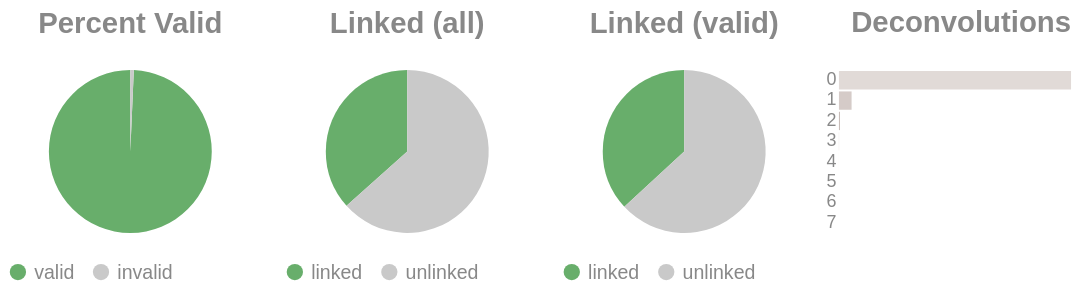

Here is the notebook cell this chart was saved with:
### Code cell
if SKIPLR:
    pass
else:
    clash = Counter()
    for i in valids['molecule'].to_list():
        _mol = i.split("-")
        if len(_mol) == 1:
            clash.update('0')
        else:
            clash.update(_mol[-1])

    _d = {"deconvolutions": [], 'count': []}
    for k,v in clash.items():
        _d['deconvolutions'].append(k)
        _d['count'].append(v)

    tot_valid = valids['reads'].sum()
    mask = valids['reads'] >= 2
    n_linked_reads = valids.filter(mask)['reads'].sum()
    if n_linked_reads == 0:
        print_html("No linked molecules (>=2 reads) were detected; skipping linked-only distributions.")
        SKIPLR = True
    else:
        perc_valid = round(tot_valid / n_reads, 4)
        linked_perc_abs = round(n_linked_reads / n_reads, 4)
        linked_perc = round(n_linked_reads / tot_valid, 4)

    _valid = pl.DataFrame({"valids": ['valid', 'invalid'], "count": [tot_valid, n_reads - tot_valid]})
    _linked_abs = pl.DataFrame({"linked (absolute)": ['linked', 'unlinked'], "count": [n_linked_reads, n_reads - n_linked_reads]})
    _linked_rel = pl.DataFrame({"linked (valids)": ['linked', 'unlinked'], "count": [n_linked_reads, tot_valid - n_linked_reads]})

    (
        alt.hconcat(
            piechart(_valid, goodval = 'valid', title = "Percent Valid"),
            piechart(_linked_abs, goodval = "linked", title =  "Linked (all)"),
            piechart(_linked_rel, goodval = "linked", title =  "Linked (valid)"),
            convolutionbar(pl.DataFrame(_d), title = "Deconvolutions"),
            center = True,
            bounds = 'flush'
        )
        .resolve_scale(color='independent')
        .resolve_legend('independent')
        .properties(usermeta={'embedOptions': {"actions": False}})
    ).display()

### Figure 1 — Vega-Lite specification as saved in the notebook (floating-point values rounded to 4 significant figures)
{"width": "container", "height": 400, "config": {"title": {"anchor": "start", "dy": -15, "fontSize": 18, "color": "#888888", "subtitleColor": "#888888", "subtitleFontSize": 14}, "arc": {"fill": "#0072B2"}, "axis": {"domainColor": "#888888", "domainWidth": 0.5, "gridWidth": 0.2, "grid": false, "titleFontWeight": 400, "titleFontSize": 15, "labelFontSize": 11, "labelColor": "#888888", "tickColor": "#888888", "tickWidth": 0.2, "titleColor": "#888888"}, "axisBand": {"grid": false}, "axisX": {"grid": true, "tickSize": 10, "domainCap": "round"}, "axisY": {"domain": false, "grid": true, "tickSize": 0, "domainCap": "round"}, "background": "transparent", "header": {"labelFontSize": 15, "labelColor": "#888888", "titleFontSize": 15, "titleFontWeight": 600, "titleColor": "#888888"}, "legend": {"labelFont": "sans-serif", "labelFontSize": 12, "labelColor": "#888888", "symbolSize": 100, "symbolType": "circle", "titleFontSize": 12, "titlePadding": 10, "titleColor": "#888888", "title": null}, "range": {"category": ["#E69F00", "#56B4E9", "#009E73", "#F0E442", "#0072B2", "#D55E00", "#CC79A7", "#000000"], "diverging": ["#cfe8f3", "#a2d4ec", "#73bfe2", "#46abdb", "#1696d2", "#12719e"]}, "area": {"fill": "#0072B2", "fillOpacity": 0.7, "line": true, "strokeOpacity": 0.7}, "line": {"color": "#0072B2", "stroke": "#0072B2", "strokeWidth": 2}, "trail": {"color": "#0072B2", "stroke": "#0072B2", "strokeWidth": 0, "size": 1}, "point": {"filled": true, "fillOpacity": 1.0, "size": 95}, "text": {"color": "#888888", "fontSize": 11, "align": "right", "fontWeight": 400, "size": 11}, "bar": {"fill": "#0072B2", "stroke": null}, "view": {"stroke": null, "continuousWidth": 660, "continuousHeight": 400}}, "hconcat": [{"data": {"name": "data-d8b123068dd21b632272985afef5e76b"}, "mark": {"type": "arc"}, "encoding": {"color": {"field": "valids", "legend": {"orient": "bottom", "title": null}, "scale": {"domain": ["valid", "invalid"], "range": ["#68ae6b", "#C9C9C9"]}, "title": "Valids", "type": "nominal"}, "theta": {"field": "count", "type": "quantitative"}, "tooltip": [{"field": "valids", "title": "Valids", "type": "ordinal"}, {"field": "percent", "format": ".2%", "title": "Percent", "type": "quantitative"}, {"field": "count", "title": "Count", "type": "quantitative"}]}, "height": 100, "title": {"text": "Percent Valid", "align": "center", "anchor": "middle"}, "transform": [{"calculate": "datum.count / 11729534", "as": "percent"}], "width": 150}, {"data": {"name": "data-19274db387a0bd766cf896922144ad79"}, "mark": {"type": "arc"}, "encoding": {"color": {"field": "linked (absolute)", "legend": {"orient": "bottom", "title": null}, "scale": {"domain": ["linked", "unlinked"], "range": ["#68ae6b", "#C9C9C9"]}, "title": "Linked (Absolute)", "type": "nominal"}, "theta": {"field": "count", "type": "quantitative"}, "tooltip": [{"field": "linked (absolute)", "title": "Linked (Absolute)", "type": "ordinal"}, {"field": "percent", "format": ".2%", "title": "Percent", "type": "quantitative"}, {"field": "count", "title": "Count", "type": "quantitative"}]}, "height": 100, "title": {"text": "Linked (all)", "align": "center", "anchor": "middle"}, "transform": [{"calculate": "datum.count / 11729534", "as": "percent"}], "width": 150}, {"data": {"name": "data-0fba82414806a7ce11f6177bb02168ef"}, "mark": {"type": "arc"}, "encoding": {"color": {"field": "linked (valids)", "legend": {"orient": "bottom", "title": null}, "scale": {"domain": ["linked", "unlinked"], "range": ["#68ae6b", "#C9C9C9"]}, "title": "Linked (Valids)", "type": "nominal"}, "theta": {"field": "count", "type": "quantitative"}, "tooltip": [{"field": "linked (valids)", "title": "Linked (Valids)", "type": "ordinal"}, {"field": "percent", "format": ".2%", "title": "Percent", "type": "quantitative"}, {"field": "count", "title": "Count", "type": "quantitative"}]}, "height": 100, "title": {"text": "Linked (valid)", "align": "center", "anchor": "middle"}, "transform": [{"calculate": "datum.count / 11649186", "as": "percent"}], "width": 150}, {"data": {"name": "data-8cd3bffc932c4e84f68e9e35667f956e"}, "mark": {"type": "bar"}, "encoding": {"color": {"field": "deconvolutions", "legend": null, "scale": {"scheme": "lightgreyred"}, "type": "nominal"}, "tooltip": [{"field": "deconvolutions", "title": "Deconvolutions", "type": "ordinal"}, {"field": "percent", "format": ".2%", "title": "Percent", "type": "quantitative"}, {"field": "count", "title": "Count", "type": "quantitative"}], "x": {"axis": null, "field": "count", "type": "quantitative"}, "y": {"field": "deconvolutions", "sort": "ascending", "title": null, "type": "nominal"}}, "height": 100, "title": {"text": "Deconvolutions", "align": "center", "anchor": "middle"}, "transform": [{"calculate": "datum.count / 9059685", "as": "percent"}], "width": 150}], "bounds": "flush", "center": true, "resolve": {"legend": {"angle": "independent"}, "scale": {"color": "independent"}}, "usermeta": {"embedOptions": {"actions": false}}, "$schema": "https://vega.github.io/schema/vega-lite/v6.1.0.json", "datasets": {"data-d8b123068dd21b632272985afef5e76b": [{"valids": "valid", "count": 11649186}, {"valids": "invalid", "count": 80348}], "data-19274db387a0bd766cf896922144ad79": [{"linked (absolute)": "linked", "count": 4294353}, {"linked (absolute)": "unlinked", "count": 7435181}], "data-0fba82414806a7ce11f6177bb02168ef": [{"linked (valids)": "linked", "count": 4294353}, {"linked (valids)": "unlinked", "count": 7354833}], "data-8cd3bffc932c4e84f68e9e35667f956e": [{"deconvolutions": "0", "count": 8549256}, {"deconvolutions": "1", "count": 465789}, {"deconvolutions": "2", "count": 39995}, {"deconvolutions": "3", "count": 4126}, {"deconvolutions": "4", "count": 450}, {"deconvolutions": "5", "count": 57}, {"deconvolutions": "6", "count": 10}, {"deconvolutions": "7", "count": 2}]}}
